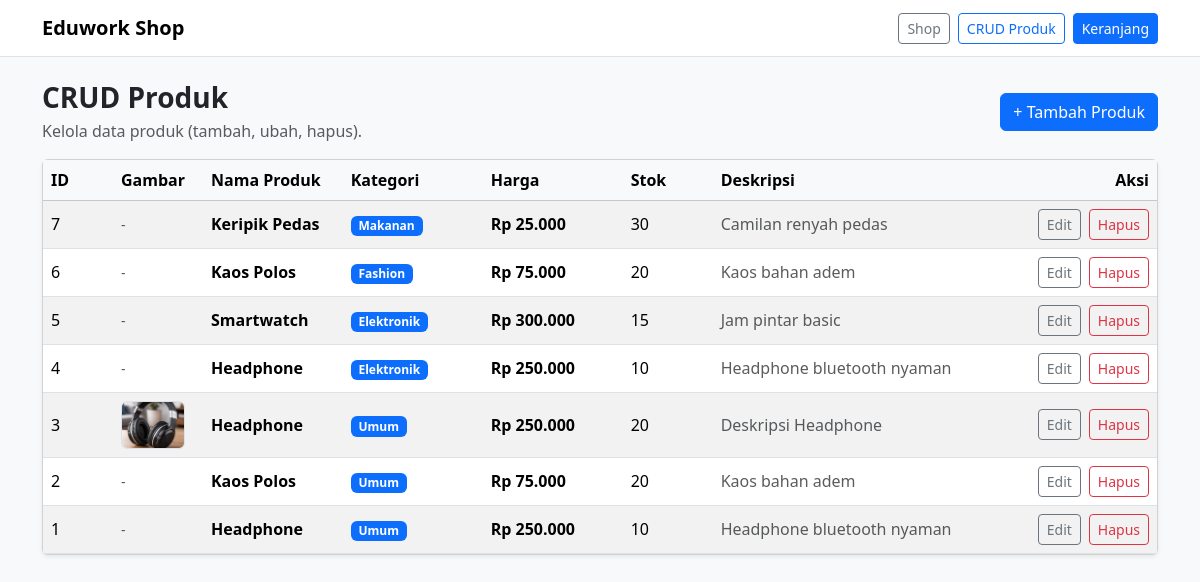
Screenshot of /products/index.php with the database file from the repository.
### tables this page shows
CREATE TABLE `products` (
  `id` int(11) NOT NULL,
  `nama_produk` varchar(100) NOT NULL,
  `harga` int(11) NOT NULL,
  `deskripsi` text DEFAULT NULL,
  `stok` int(11) NOT NULL,
  `kategori` varchar(50) NOT NULL DEFAULT 'Umum',
  `gambar` varchar(255) DEFAULT NULL
);

### repositories/product_repo.php (called while the page is built, shortened)
<?php
function product_all(mysqli $conn, string $category = "all", string $search = ""): mysqli_result
{
    $category = trim($category);
    $search = trim($search);
    $baseSql = "SELECT id, nama_produk, harga, deskripsi, stok, kategori, gambar
                FROM products";
    $orderSql = " ORDER BY id DESC";
    if ($category === "all" && $search === "") {
        return $conn->query($baseSql . $orderSql);
    }
    $where = [];
    $types = "";
    $params = [];
    $sql = $baseSql . " WHERE " . implode(" AND ", $where) . $orderSql;
    $stmt = $conn->prepare($sql);
    $stmt->bind_param($types, ...$params);
    $stmt->execute();
    return $stmt->get_result();
}

### helpers/helpers.php (called while the page is built, shortened)
<?php
function h($str)
{
    return htmlspecialchars($str ?? "", ENT_QUOTES, "UTF-8");
}
function rupiah($angka)
{
    return "Rp " . number_format((int)$angka, 0, ",", ".");
}

### products/index.php (the view, shortened to what this page needs)
<?php
require_once __DIR__ . "/../layouts/header.php";
require_once __DIR__ . "/../repositories/product_repo.php";
$result = product_all($conn);
?>
<div class="d-flex flex-column flex-md-row justify-content-between align-items-md-center gap-2 mb-3">
    <div>
        <h1 class="h3 fw-bold mb-1">CRUD Produk</h1>
        <div class="text-muted">Kelola data produk (tambah, ubah, hapus).</div>
    </div>
    <a class="btn btn-primary" href="create.php">+ Tambah Produk</a>
</div>
<?php if (!$result || $result->num_rows === 0): ?>
    <div class="alert alert-warning mb-0">Belum ada produk.</div>
<?php else: ?>
    <div class="card shadow-sm">
        <div class="card-body p-0">
            <div class="table-responsive">
                <table class="table table-striped table-hover mb-0 align-middle">
                    <thead class="table-light">
                        <tr>
                            <th style="width:70px;">ID</th>
                            <th style="width:90px;">Gambar</th>
                            <th>Nama Produk</th>
                            <th style="width:140px;">Kategori</th>
                            <th style="width:140px;">Harga</th>
                            <th style="width:90px;">Stok</th>
                            <th>Deskripsi</th>
                            <th style="width:170px;" class="text-end">Aksi</th>
                        </tr>
                    </thead>
                    <tbody>
                        <?php while ($p = $result->fetch_assoc()): ?>
                            <tr>
                                <td><?= (int)$p["id"] ?></td>
                                <td>
                                    <?php if (!empty($p["gambar"])): ?>
                                        <img
                                            src="<?= h($p["gambar"]) ?>"
                                            alt="<?= h($p["nama_produk"]) ?>"
                                            class="rounded border"
                                            style="width:64px;height:48px;object-fit:cover;"
                                        >
                                    <?php else: ?>
                                        <span class="text-muted small">-</span>
                                    <?php endif; ?>
                                </td>
                                <td class="fw-semibold"><?= h($p["nama_produk"]) ?></td>
                                <td>
                                    <span class="badge text-bg-primary"><?= h($p["kategori"] ?? "Umum") ?></span>
                                </td>
                                <td><strong><?= rupiah($p["harga"]) ?></strong></td>
                                <td><?= (int)$p["stok"] ?></td>
                                <td class="text-muted"><?= h($p["deskripsi"]) ?></td>
                                <td class="text-end">
                                    <div class="d-flex justify-content-end gap-2 flex-wrap">
                                        <a class="btn btn-outline-secondary btn-sm" href="edit.php?id=<?= (int)$p["id"] ?>">
                                            Edit
                                        </a>
                                        <a
                                            class="btn btn-outline-danger btn-sm"
                                            href="delete.php?id=<?= (int)$p["id"] ?>"
                                            onclick="return confirm('Yakin hapus produk ini?')"
                                        >
                                            Hapus
                                        </a>
                                    </div>
                                </td>
                            </tr>
                        <?php endwhile; ?>
                    </tbody>
                </table>
            </div>
        </div>
    </div>
<?php endif; ?>
<?php require_once __DIR__ . "/../layouts/footer.php"; ?>

### rows the page displays
products: id "7", nama_produk "Keripik Pedas", kategori "Makanan", harga "Rp 25.000", stok "30", deskripsi "Camilan renyah pedas"
products: id "6", nama_produk "Kaos Polos", kategori "Fashion", harga "Rp 75.000", stok "20", deskripsi "Kaos bahan adem"
products: id "5", nama_produk "Smartwatch", kategori "Elektronik", harga "Rp 300.000", stok "15", deskripsi "Jam pintar basic"
products: id "4", nama_produk "Headphone", kategori "Elektronik", harga "Rp 250.000", stok "10", deskripsi "Headphone bluetooth nyaman"
products: id "3", gambar (picture), nama_produk "Headphone", kategori "Umum", harga "Rp 250.000", stok "20", deskripsi "Deskripsi Headphone"
products: id "2", nama_produk "Kaos Polos", kategori "Umum", harga "Rp 75.000", stok "20", deskripsi "Kaos bahan adem"
products: id "1", nama_produk "Headphone", kategori "Umum", harga "Rp 250.000", stok "10", deskripsi "Headphone bluetooth nyaman"
